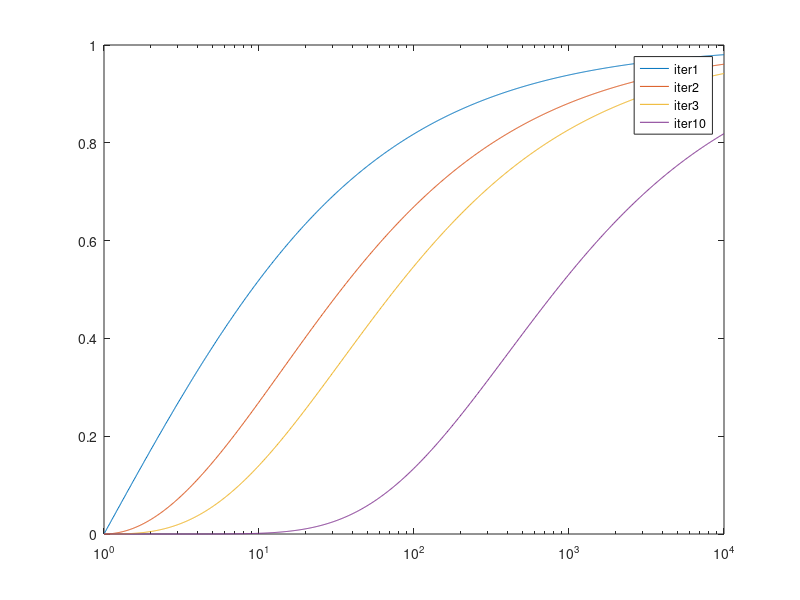

This chart was generated by the following MATLAB code:
clear
close all
clc


lfrac=logspace(0,4,1000)


temp1=( (sqrt(lfrac)-1)./(sqrt(lfrac)+1))
temp2=( (sqrt(lfrac)-1)./(sqrt(lfrac)+1)).^2
temp3=( (sqrt(lfrac)-1)./(sqrt(lfrac)+1)).^3
temp4=( (sqrt(lfrac)-1)./(sqrt(lfrac)+1)).^10




semilogx(lfrac,temp1,'-',...
         lfrac,temp2,'-',...
         lfrac,temp3,'-',...
         lfrac,temp4,'-')
       
       
legend('iter1','iter2','iter3','iter10')


%%%%%%%%%%%%%%%%%%%%%%%%%%%%%%%%%%%%%%%%%%%%%%%%%%%%%%%%%%%%%%%%%%%%%%%%
% % lfrac=logspace(-1,3,100)
% % power=linspace(1,10,10)
% % 
% % 
% %   temp=[]
% % 
% % 
% % for p=power
% % 
% %   temp=[temp;real(( (sqrt(lfrac)-1)./(sqrt(lfrac)+1)).^p)];
% % 
% % 
% % 
% % end
% % 
% % figure()
% % [POWER,LFRAC]=meshgrid(power,lfrac)
% % 
% % surf(real(POWER),real(LFRAC),temp')
% % hold on
% % surf(real(POWER),real(LFRAC),temp'*0)
% % %set(gca, 'XScale', 'log', 'YScale', 'log', 'ZScale', 'log')
% % set(gca, 'YScale', 'log')
% % % 
% % % semilogx(lfrac,temp1,'-',...
% % %          lfrac,temp2,'-',...
% % %          lfrac,temp3,'-',...
% % %          lfrac,temp4,'-')
% % %        
% % %        
% % % legend('iter1','iter2','iter3','iter4')